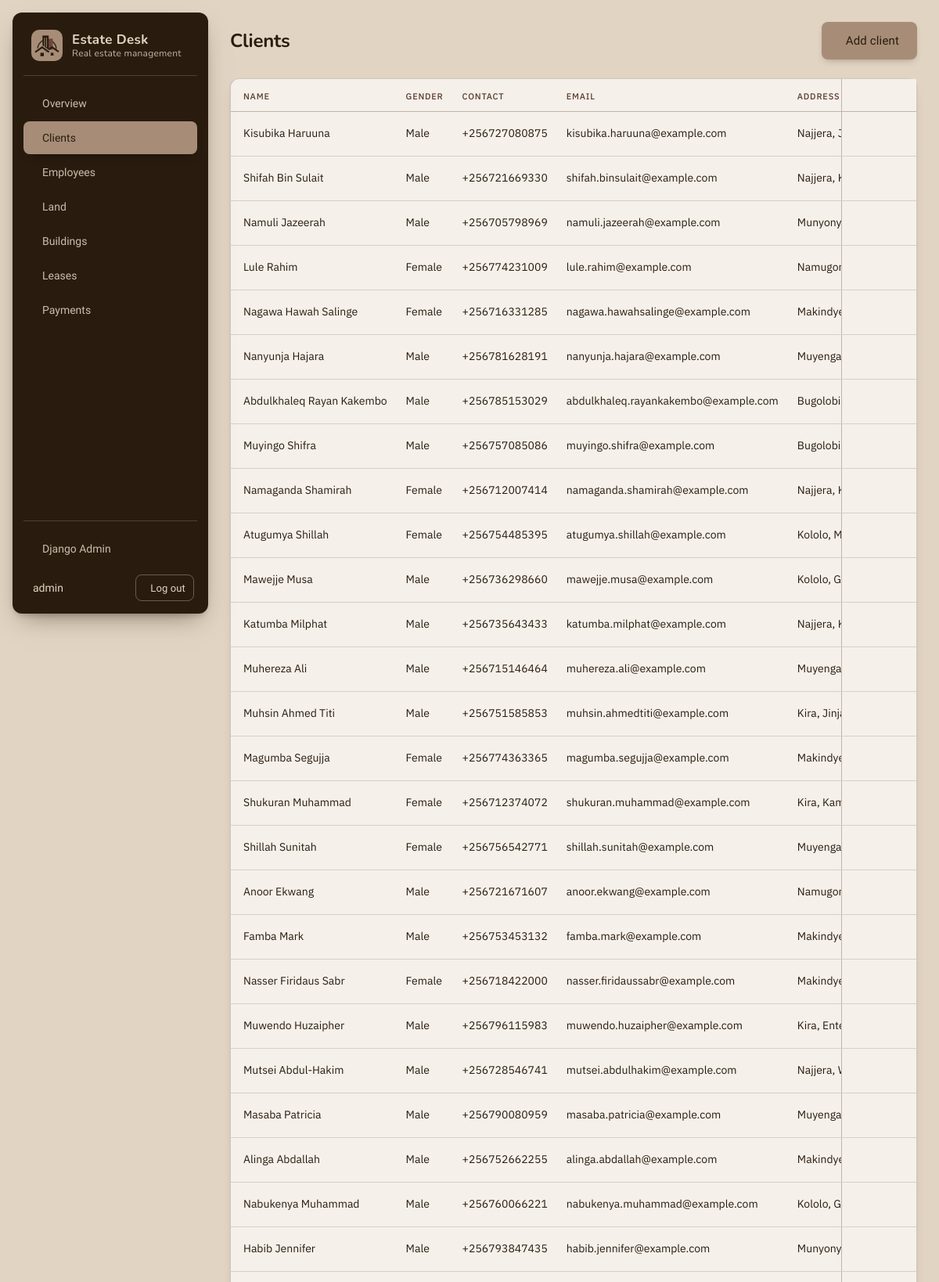
Screenshot of /clients/ (signed in, upper part) with the database file from the repository.
### clients/models.py (models this page shows, shortened)
class Client(models.Model):
    GENDER_OPTIONS = [
        ("M", "Male"),
        ("F", "Female"),
    ]
    first_name = models.CharField(max_length=50)
    last_name = models.CharField(max_length=50)
    gender = models.CharField(max_length=1, choices=GENDER_OPTIONS)
    contact = models.CharField(max_length=15)
    email = models.EmailField()
    address = models.CharField(max_length=100, blank=True)

### clients/views.py (the view)
# urls.py: path("clients/", views.client_list, name="client_list"),
@login_required
def client_list(request):
    clients = Client.objects.order_by("-id")
    context = {
        "object_list": clients,
        "heading": "Clients",
        "add_label": "Add client",
        "add_url": reverse("client_add"),
    }
    return render(request, "clients/client_list.html", context)

### templates/clients/client_list.html
{% extends "shared/list_base.html" %}
{% block thead %}
  <th scope="col">Name</th><th scope="col">Gender</th><th scope="col">Contact</th><th scope="col">Email</th><th scope="col">Address</th>
{% endblock %}
{% block rows %}
  {% for o in object_list %}
    <tr>
      <td>{{ o.first_name }} {{ o.last_name }}</td>
      <td>{{ o.get_gender_display }}</td>
      <td>{{ o.contact }}</td>
      <td>{{ o.email }}</td>
      <td>{{ o.address|default:"-" }}</td>
      {% url 'client_edit' o.pk as edit_url %}{% url 'client_delete' o.pk as delete_url %}
      {% include "partials/_table_actions.html" %}
    </tr>
  {% endfor %}
{% endblock %}

### templates/partials/_sidebar.html (shortened to what this page needs)
<aside class="sidebar">
  <a class="brand" href="{% url 'dashboard' %}">
    {% include "partials/_logo.html" %}
    <span class="brand-text">Estate Desk<small>Real estate management</small></span>
  </a>
  <nav class="nav" aria-label="Main">
    <ul class="nav-list">
      <li><a class="nav-link" href="{% url 'dashboard' %}"{% if request.path == "/" %} aria-current="page"{% endif %}>Overview</a></li>
      <li><a class="nav-link" href="{% url 'client_list' %}"{% if "/clients/" in request.path %} aria-current="page"{% endif %}>Clients</a></li>
      <li><a class="nav-link" href="{% url 'employee_list' %}"{% if "/employees/" in request.path %} aria-current="page"{% endif %}>Employees</a></li>
      <li><a class="nav-link" href="{% url 'land_list' %}"{% if "/land/" in request.path %} aria-current="page"{% endif %}>Land</a></li>
      <li><a class="nav-link" href="{% url 'building_list' %}"{% if "/buildings/" in request.path %} aria-current="page"{% endif %}>Buildings</a></li>
      <li><a class="nav-link" href="{% url 'lease_list' %}"{% if "/leases/" in request.path %} aria-current="page"{% endif %}>Leases</a></li>
      <li><a class="nav-link" href="{% url 'payment_list' %}"{% if "/payments/" in request.path %} aria-current="page"{% endif %}>Payments</a></li>
    </ul>
    {% if user.is_staff %}
      <div class="nav-bottom">
        <a class="nav-link" href="/admin/">Django Admin</a>
      </div>
    {% endif %}
  </nav>
  <div class="user">
    <span class="user-name" title="{{ user.get_username }}">{{ user.get_username }}</span>
    <form method="post" action="{% url 'logout' %}">
      <button type="submit" class="btn btn-sidebar">Log out</button>
    </form>
  </div>
</aside>

### templates/partials/_table_actions.html (shortened to what this page needs)
<td class="col-actions">
  <div class="row-actions">
    <button type="button" class="icon-btn" data-modal="{{ edit_url }}" aria-label="Edit"></button>
    <button type="button" class="icon-btn icon-btn-danger" data-modal="{{ delete_url }}" aria-label="Delete"></button>
  </div>
</td>

### rows the page displays
Client: first_name "Kisubika", last_name "Haruuna", gender "Male", contact "+256727080875", email "kisubika.haruuna@example.com", address "Najjera, Jinja"
Client: first_name "Shifah", last_name "Bin Sulait", gender "Male", contact "+256721669330", email "shifah.binsulait@example.com", address "Najjera, Kampala"
Client: first_name "Namuli", last_name "Jazeerah", gender "Male", contact "+256705798969", email "namuli.jazeerah@example.com", address "Munyonyo,…"
Client: first_name "Lule", last_name "Rahim", gender "Female", contact "+256774231009", email "lule.rahim@example.com", address "Namugongo,…"
Client: first_name "Nagawa", last_name "Hawah Salinge", gender "Female", contact "+256716331285", email "nagawa.hawahsalinge@example.com", address "Makindye,…"
Client: first_name "Nanyunja", last_name "Hajara", gender "Male", contact "+256781628191", email "nanyunja.hajara@example.com", address "Muyenga, Wakiso"
Client: first_name "Abdulkhaleq", last_name "Rayan Kakembo", gender "Male", contact "+256785153029", email "abdulkhaleq.rayankakembo@example.com", address "Bugolobi, Jinja"
Client: first_name "Muyingo", last_name "Shifra", gender "Male", contact "+256757085086", email "muyingo.shifra@example.com", address "Bugolobi, Jinja"
Client: first_name "Namaganda", last_name "Shamirah", gender "Female", contact "+256712007414", email "namaganda.shamirah@example.com", address "Najjera, Kampala"
Client: first_name "Atugumya", last_name "Shillah", gender "Female", contact "+256754485395", email "atugumya.shillah@example.com", address "Kololo, Masaka"
Client: first_name "Mawejje", last_name "Musa", gender "Male", contact "+256736298660", email "mawejje.musa@example.com", address "Kololo, Gulu"
Client: first_name "Katumba", last_name "Milphat", gender "Male", contact "+256735643433", email "katumba.milphat@example.com", address "Najjera, Kampala"
Client: first_name "Muhereza", last_name "Ali", gender "Male", contact "+256715146464", email "muhereza.ali@example.com", address "Muyenga, Wakiso"
Client: first_name "Muhsin", last_name "Ahmed Titi", gender "Male", contact "+256751585853", email "muhsin.ahmedtiti@example.com", address "Kira, Jinja"
Client: first_name "Magumba", last_name "Segujja", gender "Female", contact "+256774363365", email "magumba.segujja@example.com", address "Makindye,…"
Client: first_name "Shukuran", last_name "Muhammad", gender "Female", contact "+256712374072", email "shukuran.muhammad@example.com", address "Kira, Kampala"
Client: first_name "Shillah", last_name "Sunitah", gender "Female", contact "+256756542771", email "shillah.sunitah@example.com", address "Muyenga,…"
Client: first_name "Anoor", last_name "Ekwang", gender "Male", contact "+256721671607", email "anoor.ekwang@example.com", address "Namugongo,…"
Client: first_name "Famba", last_name "Mark", gender "Male", contact "+256753453132", email "famba.mark@example.com", address "Makindye,…"
Client: first_name "Nasser", last_name "Firidaus Sabr", gender "Female", contact "+256718422000", email "nasser.firidaussabr@example.com", address "Makindye,…"
Client: first_name "Muwendo", last_name "Huzaipher", gender "Male", contact "+256796115983", email "muwendo.huzaipher@example.com", address "Kira, Entebbe"
Client: first_name "Mutsei", last_name "Abdul-Hakim", gender "Male", contact "+256728546741", email "mutsei.abdulhakim@example.com", address "Najjera, Wakiso"
Client: first_name "Masaba", last_name "Patricia", gender "Male", contact "+256790080959", email "masaba.patricia@example.com", address "Muyenga, Gulu"
Client: first_name "Alinga", last_name "Abdallah", gender "Male", contact "+256752662255", email "alinga.abdallah@example.com", address "Makindye,…"
Client: first_name "Nabukenya", last_name "Muhammad", gender "Male", contact "+256760066221", email "nabukenya.muhammad@example.com", address "Kololo, Gulu"
Client: first_name "Habib", last_name "Jennifer", gender "Male", contact "+256793847435", email "habib.jennifer@example.com", address "Munyonyo, Jinja"

### other values shown
{{ user.get_username }} "admin"
{{ heading }} "Clients"
{{ add_label }} "Add client"
